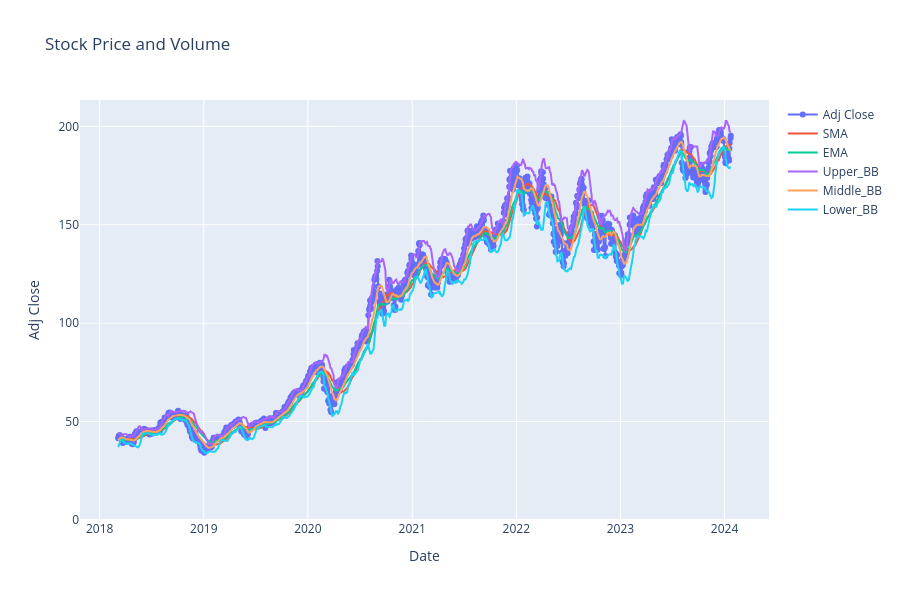

Here is the notebook cell this chart was saved with:
### Code cell
y = indicators_with_price["Adj Close"]
y_2 = indicators_with_price["SMA"]
y_3 = indicators_with_price["EMA"]
y_4 = indicators_with_price["Upper_BB"]
y_5 = indicators_with_price["Middle_BB"]
y_6 = indicators_with_price["Lower_BB"]
X = np.array(date)

trace = go.Scatter(x=X, y=y, mode="lines+markers", name="Adj Close")
trace_2 = go.Scatter(x=X, y=y_2, mode="lines", name="SMA")
trace_3 = go.Scatter(x=X, y=y_3, mode="lines", name="EMA")
trace_4 = go.Scatter(x=X, y=y_4, mode="lines", name="Upper_BB")
trace_5 = go.Scatter(x=X, y=y_5, mode="lines", name="Middle_BB")
trace_6 = go.Scatter(x=X, y=y_6, mode="lines", name="Lower_BB")



layout = go.Layout(
    title='Stock Price and Volume',
    xaxis=dict(title='Date'),
    yaxis=dict(title='Adj Close', side='left', rangemode='tozero'),
    yaxis2=dict(title='SMA', side='right', overlaying='y', rangemode='tozero'),
    yaxis3=dict(title='EMA', side='right', overlaying='y', rangemode='tozero'),
    yaxis4=dict(title='Upper_BB', side='right', overlaying='y', rangemode='tozero'),
    yaxis5=dict(title='Middle_BB', side='right', overlaying='y', rangemode='tozero'),
    yaxis6=dict(title='Lower_BB', side='right', overlaying='y', rangemode='tozero'),
    height=600,
)

fig = go.Figure(data=[trace, trace_2, trace_3, trace_4, trace_5, trace_6], layout=layout)

# Show plot
pyo.iplot(fig)

### Figure 1 — Plotly figure (JSON) as saved in the notebook; plotly's stock layout.template omitted (floating-point values rounded to 4 significant figures; data arrays with more than 128 entries replaced by an {"elided": "..."} marker saying what was removed)
{"data": [{"mode": "lines+markers", "name": "Adj Close", "type": "scatter", "x": {"elided": "1480 str values"}, "y": {"elided": "1480 float values"}}, {"mode": "lines", "name": "SMA", "type": "scatter", "x": {"elided": "1480 str values"}, "y": {"elided": "1480 float values"}}, {"mode": "lines", "name": "EMA", "type": "scatter", "x": {"elided": "1480 str values"}, "y": {"elided": "1480 float values"}}, {"mode": "lines", "name": "Upper_BB", "type": "scatter", "x": {"elided": "1480 str values"}, "y": {"elided": "1480 float values"}}, {"mode": "lines", "name": "Middle_BB", "type": "scatter", "x": {"elided": "1480 str values"}, "y": {"elided": "1480 float values"}}, {"mode": "lines", "name": "Lower_BB", "type": "scatter", "x": {"elided": "1480 str values"}, "y": {"elided": "1480 float values"}}], "layout": {"height": 600, "title": {"text": "Stock Price and Volume"}, "xaxis": {"title": {"text": "Date"}}, "yaxis": {"rangemode": "tozero", "side": "left", "title": {"text": "Adj Close"}}, "yaxis2": {"overlaying": "y", "rangemode": "tozero", "side": "right", "title": {"text": "SMA"}}, "yaxis3": {"overlaying": "y", "rangemode": "tozero", "side": "right", "title": {"text": "EMA"}}, "yaxis4": {"overlaying": "y", "rangemode": "tozero", "side": "right", "title": {"text": "Upper_BB"}}, "yaxis5": {"overlaying": "y", "rangemode": "tozero", "side": "right", "title": {"text": "Middle_BB"}}, "yaxis6": {"overlaying": "y", "rangemode": "tozero", "side": "right", "title": {"text": "Lower_BB"}}}}
